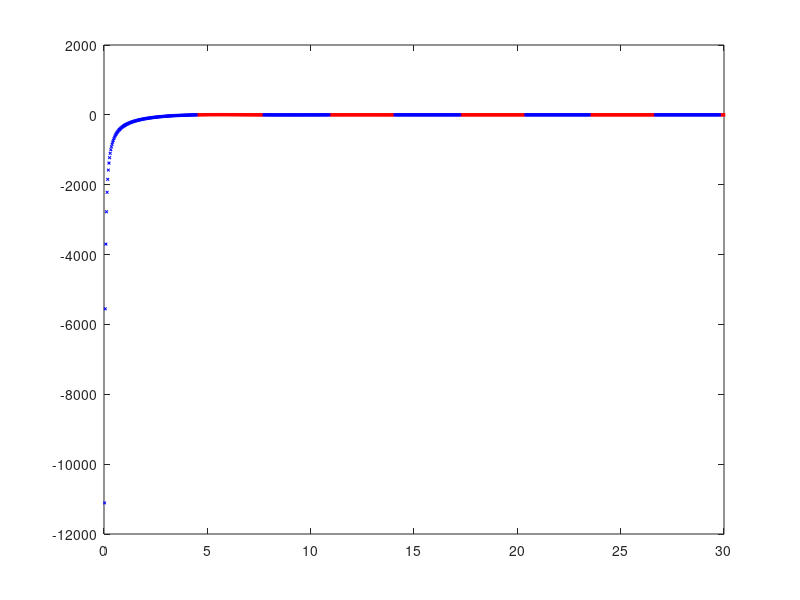

The MATLAB script that drew this image: (Note: this script raises an error after producing the figure.)
x = linspace(0,30, 1001);
% x1 = linspace(0.1,0.45,31);
y = ((x.*cos(x)) - sin(x))./(x.^4);
% y1 = cos(50.*x)./(x.^3);

posInd = y >= 0;
negInd = y <  0;

h1 = figure;
plot(x(posInd),y(posInd)*1e3,'rx','MarkerSize', 2)
hold on
plot(x(negInd),y(negInd)*1e3,'bx','MarkerSize', 2)
hline(0,'k:')

set(gca,'XTick',(2:2:8).*pi);
set(gca,'XTickLabels',{'2\pi','4\pi','6\pi','8\pi'})
% set(gca,'YTick',[]);
xlabel 'R'; ylabel '10^3 x J(R)'
set(gca,'fontsize', 11)


ylim([-2.5 ,5.5])

vline((2:2:8).*pi,'k:')

plot(x(y==max(y)),y(y==max(y))*1e3,'ko','MarkerSize', 13);

thesis_fig_gen(h1.Number)

clear h1 x y x1 y1 posInd negInd